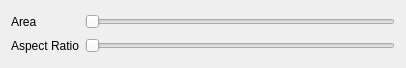
<?xml version="1.0" encoding="UTF-8"?>
<ui version="4.0">
 <class>Form</class>
 <widget class="QWidget" name="Form">
  <property name="geometry">
   <rect>
    <x>0</x>
    <y>0</y>
    <width>406</width>
    <height>68</height>
   </rect>
  </property>
  <property name="windowTitle">
   <string>Form</string>
  </property>
  <layout class="QGridLayout" name="gridLayout">
   <item row="0" column="0">
    <widget class="QLabel" name="label">
     <property name="text">
      <string>Area</string>
     </property>
    </widget>
   </item>
   <item row="0" column="1">
    <widget class="QLabeledRangeSlider" name="area_slider">
     <property name="maximum">
      <number>4800</number>
     </property>
     <property name="orientation">
      <enum>Qt::Horizontal</enum>
     </property>
    </widget>
   </item>
   <item row="1" column="0">
    <widget class="QLabel" name="label_2">
     <property name="text">
      <string>Aspect Ratio</string>
     </property>
    </widget>
   </item>
   <item row="1" column="1">
    <widget class="QLabeledDoubleRangeSlider" name="aspect_ratio_slider">
     <property name="maximum">
      <number>5</number>
     </property>
     <property name="orientation">
      <enum>Qt::Horizontal</enum>
     </property>
    </widget>
   </item>
  </layout>
 </widget>
 <customwidgets>
  <customwidget>
   <class>QLabeledRangeSlider</class>
   <extends>QSlider</extends>
   <header>superqt.h</header>
  </customwidget>
  <customwidget>
   <class>QLabeledDoubleRangeSlider</class>
   <extends>QSlider</extends>
   <header>superqt.h</header>
  </customwidget>
 </customwidgets>
 <resources/>
 <connections/>
</ui>
